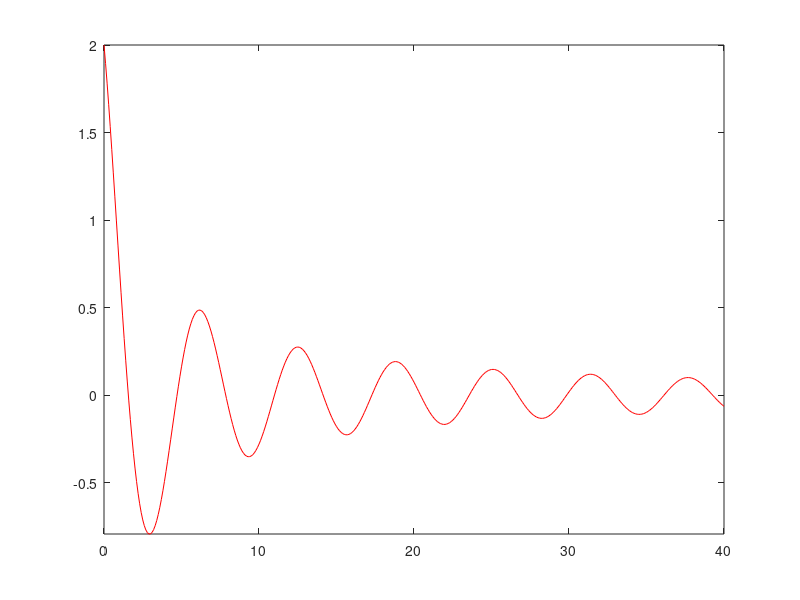

Source code (MATLAB): (Note: this script raises an error after producing the figure.)
x1 = 0:0.1:40;
y1 = 4.*cos(x1)./(x1+2);
x2 = 1:0.2:20;
y2 = x2.^2./x2.^3;

figure(1)
p1 = plot(x1,y1,'-r');
ylim([min(min(y1),min(y2)) max(max(y1),max(y2))])
hAx(1)=gca;
hAx(1).Box = 'off';
hAx(2)=axes('Position',hAx(1).Position,'XAxisLocation','top','YAxisLocation','left','Color','none','Box','off');
hold(hAx(2),'on')
p2 = plot(x2,y2,'-k');
ylim([min(min(y1),min(y2)) max(max(y1),max(y2))]);
legend([p1;p2],["f";"g"])